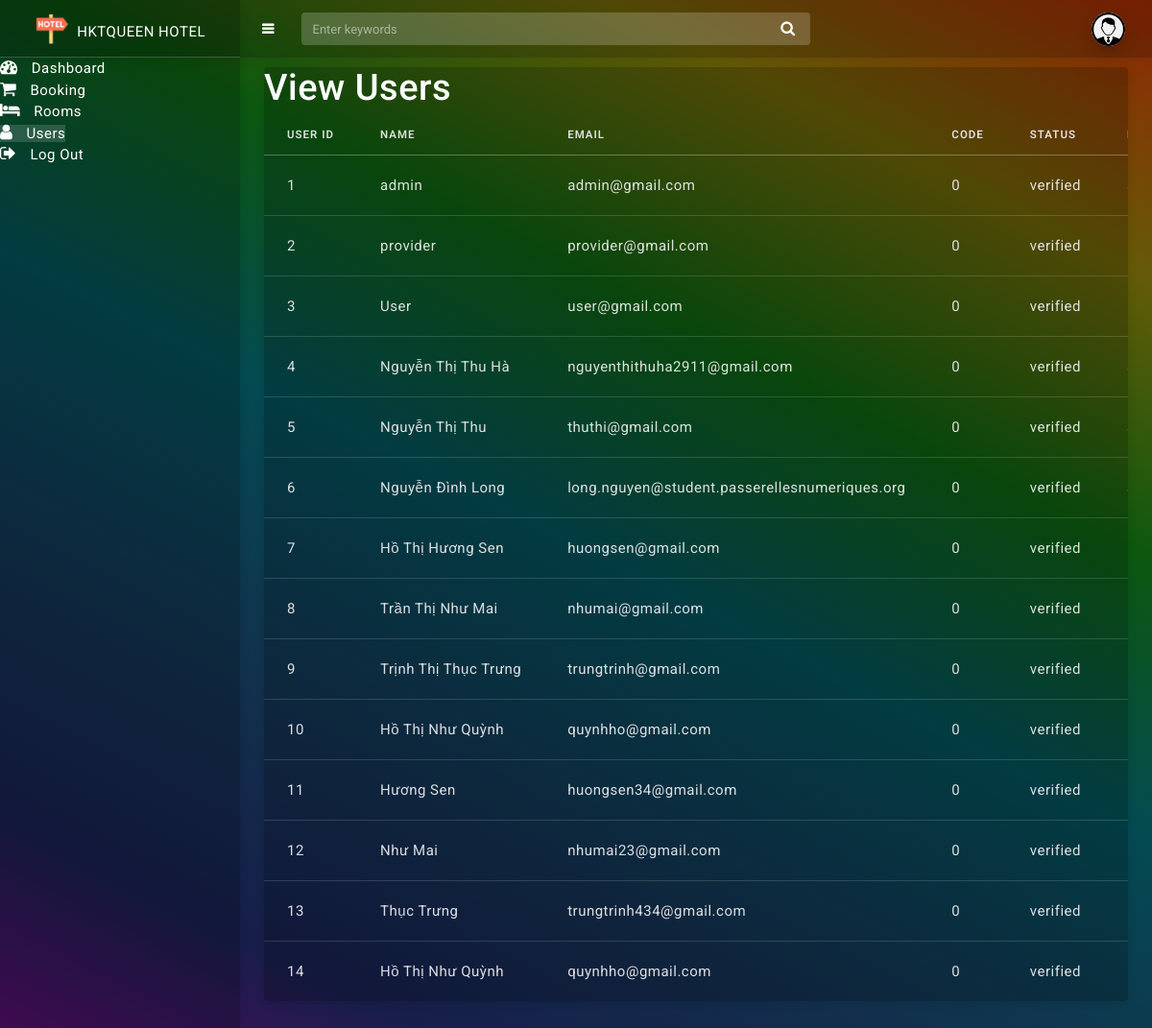
The page /src/Old/admin_PHP/users.php on the database its author committed.
### tables this page shows
CREATE TABLE IF NOT EXISTS `users` (
    `user_id` INT(11) NOT NULL AUTO_INCREMENT,
    `name` VARCHAR(255) NOT NULL,
    `email` VARCHAR(255) NOT NULL,
    `password` VARCHAR(255) NOT NULL,
    `code` mediumint(50) NOT NULL,
    `status` text NOT NULL, 
    `role` VARCHAR(255) NOT NULL,
    PRIMARY KEY (`user_id`)
);

### src/Old/admin_PHP/connect_database.php (called while the page is built, shortened)
<?php
class connect
{
    private $servername = "localhost";
    private $username   = "root";
    private $password   = "";
    private $database   = "db_hotel";
    public function __construct()
    {
        $this->con = new mysqli($this->servername, $this->username,$this->password,$this->database);
        if(mysqli_connect_error()) {
         trigger_error("Failed to connect to MySQL: " . mysqli_connect_error());
        }else{
        return $this->con;
        }
    }
}
?>

### src/Old/admin_PHP/users.php (the view, shortened to what this page needs)
<?php
require_once "connect_database.php";
?>
<!DOCTYPE html>
<html lang="en">
<head>
    <link href="assets/css/bootstrap.min.css" rel="stylesheet" />
    <link href="assets/css/animate.css" rel="stylesheet" type="text/css" />
    <link href="assets/css/icons.css" rel="stylesheet" type="text/css" />
    <link href="assets/css/sidebar-menu.css" rel="stylesheet" />
    <link href="assets/css/app-style.css" rel="stylesheet" />
    <link rel="stylesheet" href="https://stackpath.bootstrapcdn.com/font-awesome/4.7.0/css/font-awesome.min.css">
</head>
<body class="bg-theme bg-theme1">
    <div id="wrapper">
        <div id="sidebar-wrapper" data-simplebar="" data-simplebar-auto-hide="true">
            <div class="brand-logo">
                <a href="index.php">
                    <img src="assets/images/logo.png" class="logo-icon" alt="logo icon">
                    <h5 class="logo-text">HKTQueen Hotel</h5>
                </a>
            </div>
            <ul class="sidebar-menu do-nicescrol">
                <li>
                    <a href="index.php">
                        <i class="fa fa-tachometer" aria-hidden="true"></i> <span>Dashboard</span>
                    </a>
                </li>
                <li>
                    <a href="booking.php">
                        <i class="fa fa-shopping-cart" aria-hidden="true"></i> <span>Booking</span>
                    </a>
                </li>
                <li>
                    <a href="rooms.php">
                        <i class="fa fa-bed" aria-hidden="true"></i> <span>Rooms</span>
                    </a>
                </li>
                <li>
                    <a href="users.php">
                        <i class="fa fa-user" aria-hidden="true"></i> <span>Users</span>
                    </a>
                </li>
                <li>
                    <a href="./signup-form/login-user.php" target="_blank">
                        <i class="fa fa-sign-out" aria-hidden="true"></i> <span>Log Out</span>
                    </a>
                </li>
            </ul>
        </div>
        <header class="topbar-nav">
            <nav class="navbar navbar-expand fixed-top">
                <ul class="navbar-nav mr-auto align-items-center">
                    <li class="nav-item">
                        <a class="nav-link toggle-menu" href="javascript:void();">
                            <i class="menu-icon fa fa-bars"></i>
                        </a>
                    </li>
                    <li class="nav-item">
                        <form class="search-bar">
                            <input type="text" class="form-control" placeholder="Enter keywords">
                            <a href="javascript:void();"><i class="fa fa-search"></i></a>
                        </form>
                    </li>
                </ul>
                <ul class="navbar-nav align-items-center right-nav-link">
                    <li class="nav-item">
                        <a class="nav-link dropdown-toggle dropdown-toggle-nocaret" data-toggle="dropdown" href="#">
                            <span class="user-profile"><img src="assets/images/user.png" class="img-circle" alt="user avatar"></span>
                        </a>
                    </li>
                </ul>
            </nav>
        </header>
        <div class="content-wrapper">
            <div class="container-fluid">
                <div class="row">
                    <div class="col-12 col-lg-12">
                        <div class="card">
                            <h2>View Users</h2>
                            <div class="table-responsive">
                                <table class="table align-items-center table-flush table-borderless table-hover">
                                    <thead>
                                        <tr>
                                            <th>User ID</th>
                                            <th>Name</th>
                                            <th>Email</th>
                                            <th>Code</th>
                                            <th>Status</th>
                                            <th>Role</th>
                                        </tr>
                                    </thead>
                                    <tbody>
                                    <?php
                                        $roomObj = new connect();
                                        $sql="select*from users";
                                        $result=mysqli_query($roomObj->con, $sql);
                                        while ($row=mysqli_fetch_assoc($result)) {
                                    ?>
                                        <tr>
                                        <form action="" method="post">
                                            <td>
                                            <?php echo $row['user_id']?>
                                            </td>
                                            <td>
                                                <?php echo $row['name']?>
                                            </td>
                                            <td>
                                                <?php echo $row['email']?>
                                            </td>
                                            <td>
                                                <?php echo $row['code']?>
                                            </td>
                                            <td>
                                                <?php echo $row['status']?>
                                            </td>
                                            <td name="role">
                                            </td>
                                            </form>
                                        </tr>
                                        <?php }?>
                                    </tbody>
                                </table>
                            </div>
                        </div>
                    </div>
                </div>
            </div>
        </div>
    </div>
</body>
</html>

### src/admin/assets/css/sidebar-menu.css (style rules this page uses)
.sidebar-menu { list-style: none; margin: 0; padding: 0; background-color: transparent; }
.sidebar-menu>li { position: relative; margin: 0; padding: 0; }
.sidebar-menu>li:hover>.a, .sidebar-menu>li.active>a { color: #ffffff; background: rgba(255, 255, 255, 0.15); border-left-color: #ffffff; }

### rows shown on the page
users: user_id "1", name "admin", email "admin@gmail.com", code "0", status "verified"
users: user_id "2", name "provider", email "provider@gmail.com", code "0", status "verified"
users: user_id "3", name "User", email "user@gmail.com", code "0", status "verified"
users: user_id "4", name "Nguyễn Thị Thu Hà", email "nguyenthithuha2911@gmail.com", code "0", status "verified"
users: user_id "5", name "Nguyễn Thị Thu", email "thuthi@gmail.com", code "0", status "verified"
users: user_id "6", name "Nguyễn Đình Long", email "long.nguyen@student.passerellesnumeriques.org", code "0", status "verified"
users: user_id "7", name "Hồ Thị Hương Sen", email "huongsen@gmail.com", code "0", status "verified"
users: user_id "8", name "Trần Thị Như Mai", email "nhumai@gmail.com", code "0", status "verified"
users: user_id "9", name "Trịnh Thị Thục Trưng", email "trungtrinh@gmail.com", code "0", status "verified"
users: user_id "10", name "Hồ Thị Như Quỳnh", email "quynhho@gmail.com", code "0", status "verified"
users: user_id "11", name "Hương Sen", email "huongsen34@gmail.com", code "0", status "verified"
users: user_id "12", name "Như Mai", email "nhumai23@gmail.com", code "0", status "verified"
users: user_id "13", name "Thục Trưng", email "trungtrinh434@gmail.com", code "0", status "verified"
users: user_id "14", name "Hồ Thị Như Quỳnh", email "quynhho@gmail.com", code "0", status "verified"
